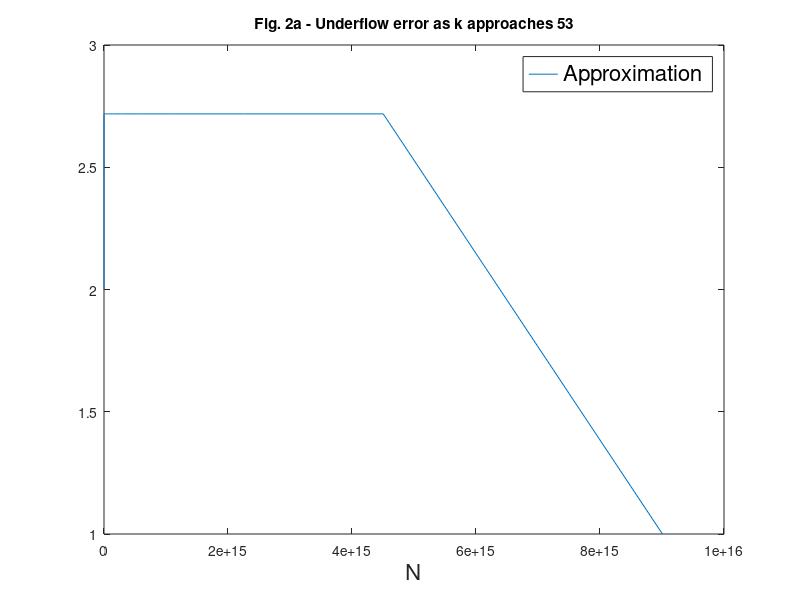
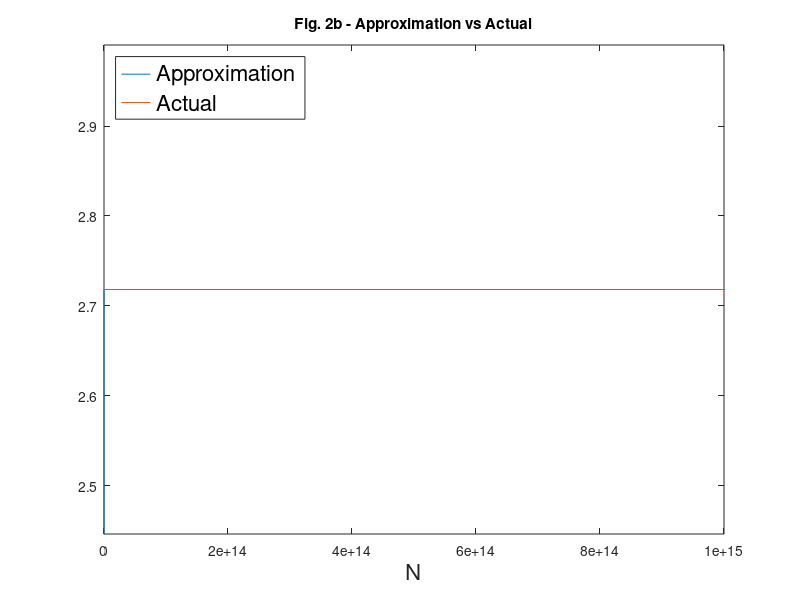
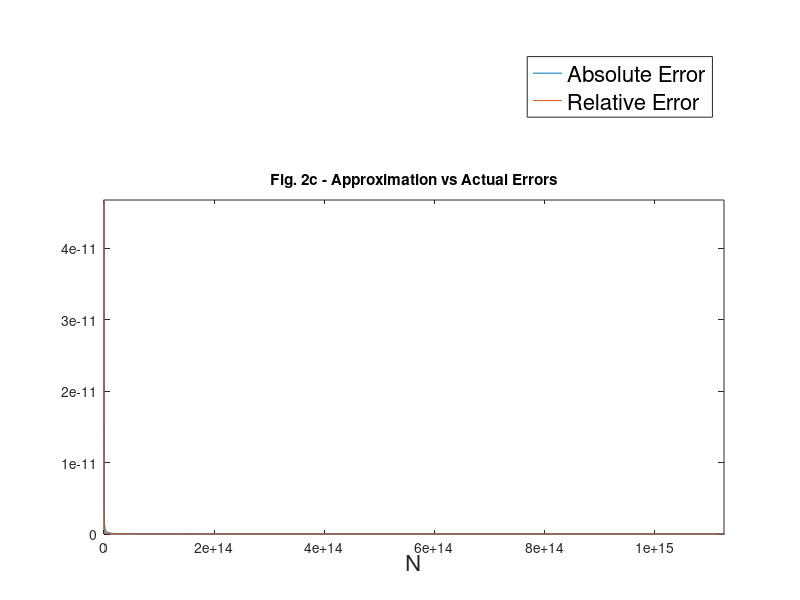

Reproduce these figures in MATLAB, in order.
% Approximating in increments of 2^k
format long

% Fig 2a
k_max = 53;
k = 0:1:k_max;

x = power(2,k);
y = power(1 + (1./x), x);

x2 = 0;
y2 = [exp(1), exp(1)];
figure;plot(x, y);
xlabel('N','fontsize',16);
legend({'Approximation'},'fontsize',16,'Location','northeast');
title('Fig. 2a - Underflow error as k approaches 53');

% Fig 2b
k_max = 51;
k = 0:1:k_max;

x = power(2,k);
y = power(1 + (1./x), x);

x2 = [0, power(2, k_max-1)];
y2 = [exp(1), exp(1)];

figure;plot(x, y, x2, y2);
axis([0 power(10,15) 2.718281828459 2.7182818284591]);
xlabel('N','fontsize',16);
legend({'Approximation', 'Actual'},'fontsize',16,'Location','northwest');
title('Fig. 2b - Approximation vs Actual');

% Error plot

actual = exp(1);
absolute_error = abs(actual - y);
relative_error = absolute_error / actual;

figure;plot(x, absolute_error, x, relative_error);
axis([0 power(2, k_max-1) 0 .8*power(10, -14)]);
xlabel('N','fontsize',16);
legend({'Absolute Error', 'Relative Error'},'fontsize',16,'Location','northeast');
title('Fig. 2c - Approximation vs Actual Errors');



